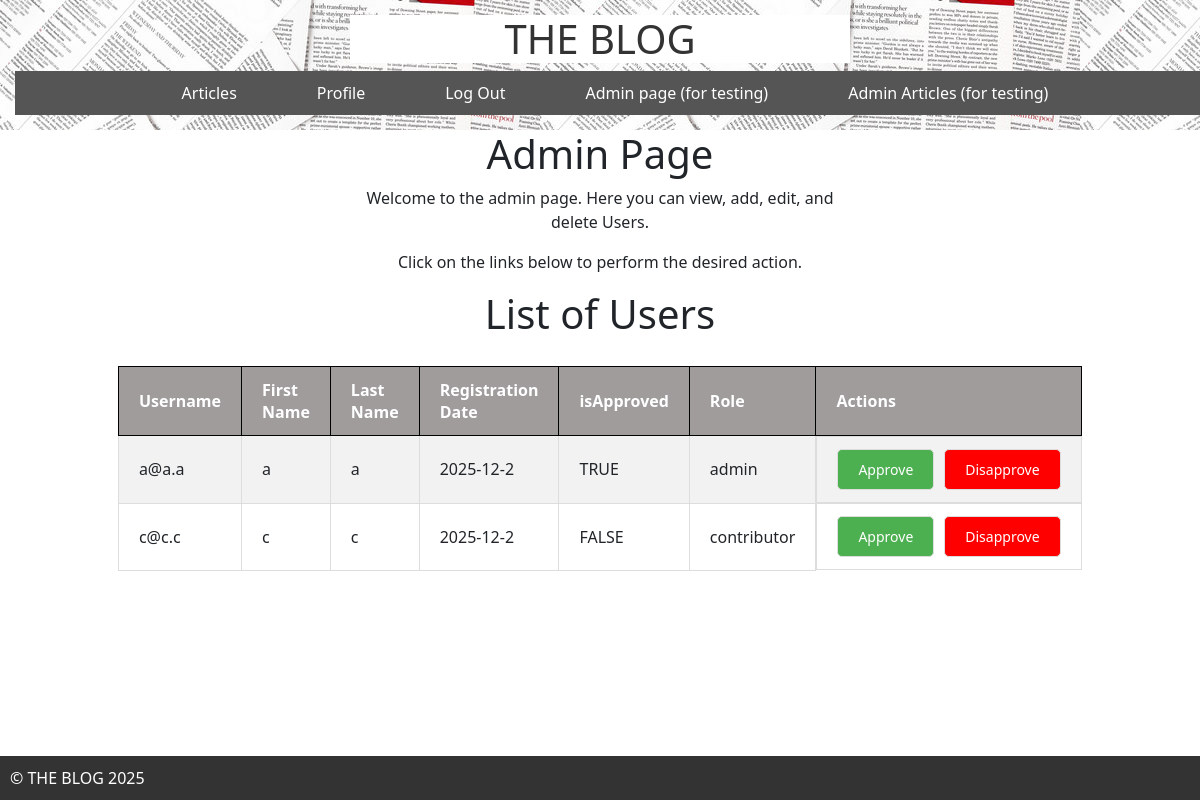
Page /admin/admin_page.php on the committed database.
### tables this page shows
CREATE TABLE Users
    (
        Username VARCHAR(50) NOT NULL,
        Password VARCHAR(100) NOT NULL,
        FirstName VARCHAR(30) NOT NULL,
        LastName VARCHAR(30) NOT NULL,
        RegistrationDate DATE NOT NULL,
        isApproved BOOLEAN NOT NULL,
        Role TEXT NOT NULL,
        PRIMARY KEY (Username)
    );

### admin/admin_page.php (the view, shortened to what this page needs)
<?php
include("../templates/header.php");
?>
<body>
    <div class = "logo">
    <h1>Admin Page</h1>
    <p>Welcome to the admin page. Here you can view, add, edit, and delete Users.</p>
    <p>Click on the links below to perform the desired action.</p>
<h1>List of Users</h1>
</div>
<?php
$db = new SQLite3('../DB/BlogDB.db');
$res = $db->query('SELECT * FROM Users');
echo "<div class='table-container'>";
echo "<table>";
echo "<tr><th>Username</th><th>First Name</th><th>Last Name</th><th>Registration Date</th><th>isApproved</th><th>Role</th><th>Actions</th></tr>";
while ($row = $res->fetchArray()) {
    echo "<tr>";
    echo "<td>{$row['Username']}</td>";
    echo "<td>{$row['FirstName']}</td>";
    echo "<td>{$row['LastName']}</td>";
    echo "<td>{$row['RegistrationDate']}</td>";
    echo "<td>{$row['isApproved']}</td>";
    echo "<td>{$row['Role']}</td>";
    echo "<td class='action-buttons'>";
    echo "<a href='promote_user.php?Username={$row['Username']}'>Approve</a>";
    echo "<a href='demote_user.php?Username={$row['Username']}' style='color: white; background-color: red; padding: 10px 20px; text-decoration: none; border-radius: 5px;'>Disapprove</a>";
    echo "</td>";
    echo "</tr>";
}
echo "</table>";
echo "</div>";
echo "<br/><br/>";
?>
<?php include("../templates/footer.php"); ?>

### styles/style.css (style rules this page uses)
html, body { overflow-x: hidden; }
.logo { width: 500px; margin: 0 auto; text-align: center; }

### admin/admin_page.php (style rules this page uses)
table { width: 80%; margin: 20px auto; border-collapse: collapse; }
th, td { padding: 12px 20px; text-align: left; border: 1px solid #ddd; }
th { background-color:rgb(160, 156, 156); border-color: black; color: white; }
tr:nth-child(even) { background-color: #f2f2f2; }
.table-container { overflow-x: auto; }
.action-buttons { display: flex; gap: 10px; }
.action-buttons a { padding: 10px 20px; font-size: 14px; cursor: pointer; text-decoration: none; border: 1px solid #ddd; background-color: #4CAF50; color: white; border-radius: 5px; }

### rows in the picture
users: Username "a@a.a", FirstName "a", LastName "a", RegistrationDate "2025-12-2", isApproved "TRUE", Role "admin"
users: Username "c@c.c", FirstName "c", LastName "c", RegistrationDate "2025-12-2", isApproved "FALSE", Role "contributor"
